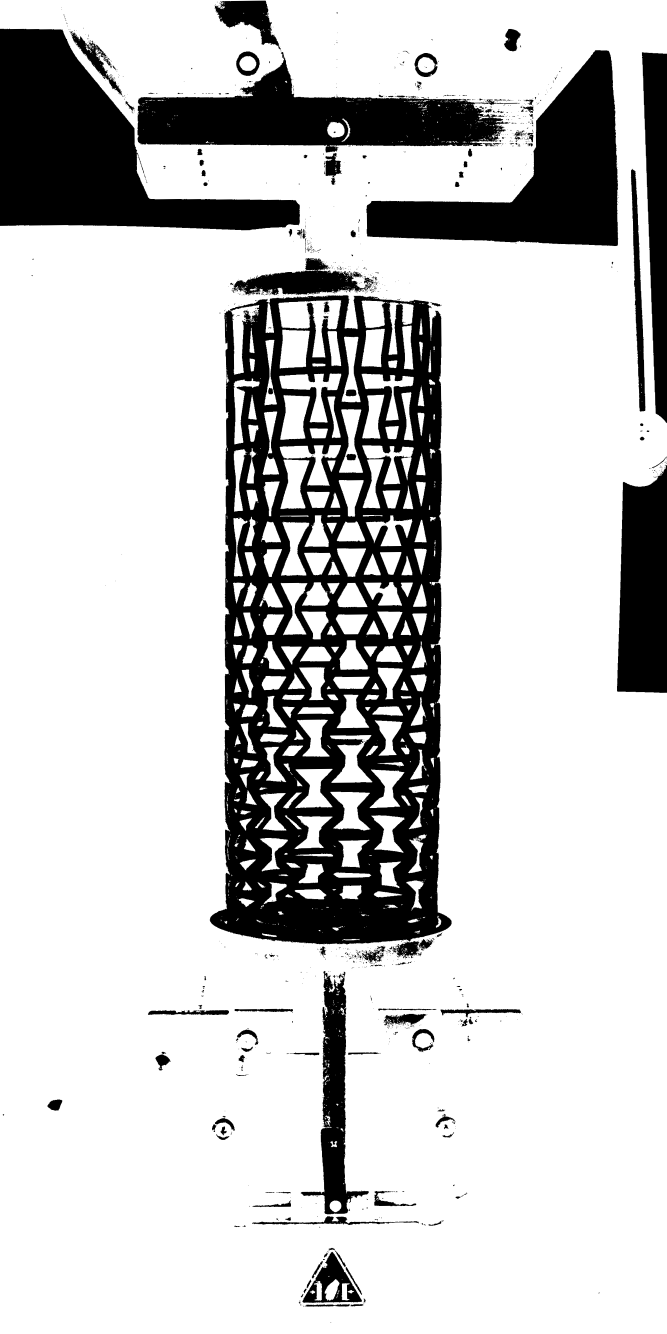
#> input picture 101D5600/NGR_0014 copy.jpg, 2000 x 4000 px (shown at 1/3 size); its folder holds only this picture in this run
$ python main.py
#> lines starting #> are read from the running program, lines starting #| are printed output that depends on the picture; after the words box and inside, x2 and y2 are one past the last pixel; in counts of white or black regions, pixels touching at a corner belong together
import os
import sys
import cv2 as cv
import numpy as np
import pandas as pd

# Folder setting initilizing
foldername = "101D5600/"
widths_list = []
list_dir = list(os.listdir(foldername))
total_image = len(list_dir)
list_dir.sort()

# Run code for every photo in folder
for image_index,image_name in enumerate(list_dir):
    image_num = image_name.split('_')[1][:4]
    input_filename = f"{foldername}/{image_name}"

    # Read image
    img = cv.imread(input_filename)
#> img is the input picture: shape (4000, 2000, 3); min 0, max 255, mean 201
    img = img[885:,:]
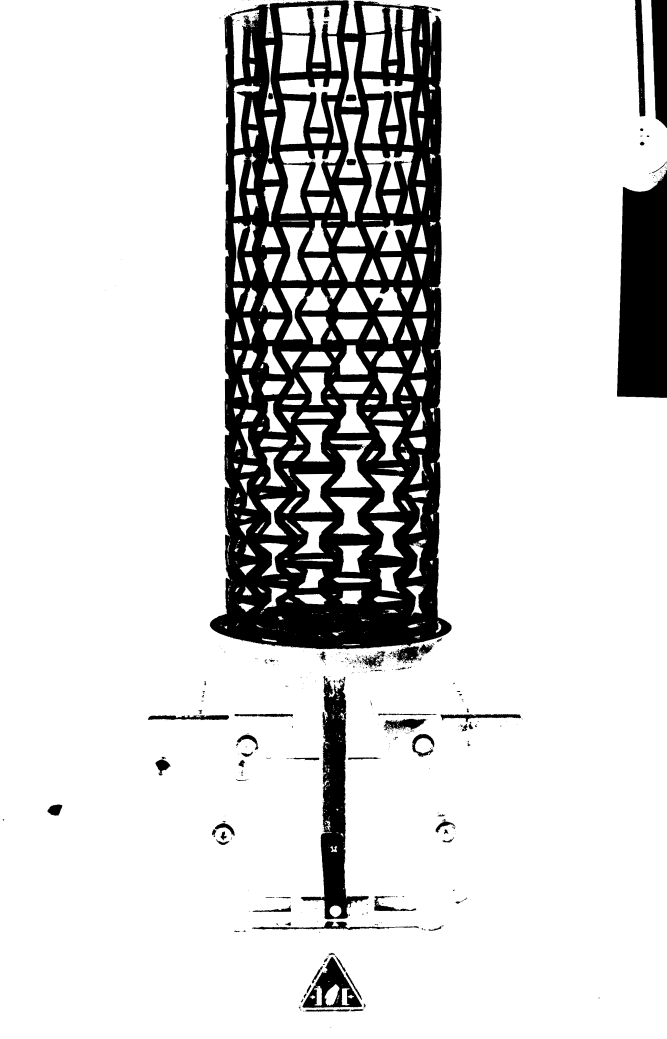
#> img: shape (3115, 2000, 3) (shown at 1/3 size); min 0, max 255, mean 214

    # Save the backup of image
    img_real = img.copy()
    img = cv.cvtColor(img, cv.COLOR_BGR2GRAY)
#> img: shape (3115, 2000)

    # Get height and width
    base_height,base_width = img.shape
#> base_height = 3115; base_width = 2000

    # Create new blank image
    blank_img = np.zeros((base_height,base_width),np.uint8)

    # Set threshold filter to detect object
    ret , thresh2 = cv.threshold(img,180,255,cv.THRESH_BINARY_INV)
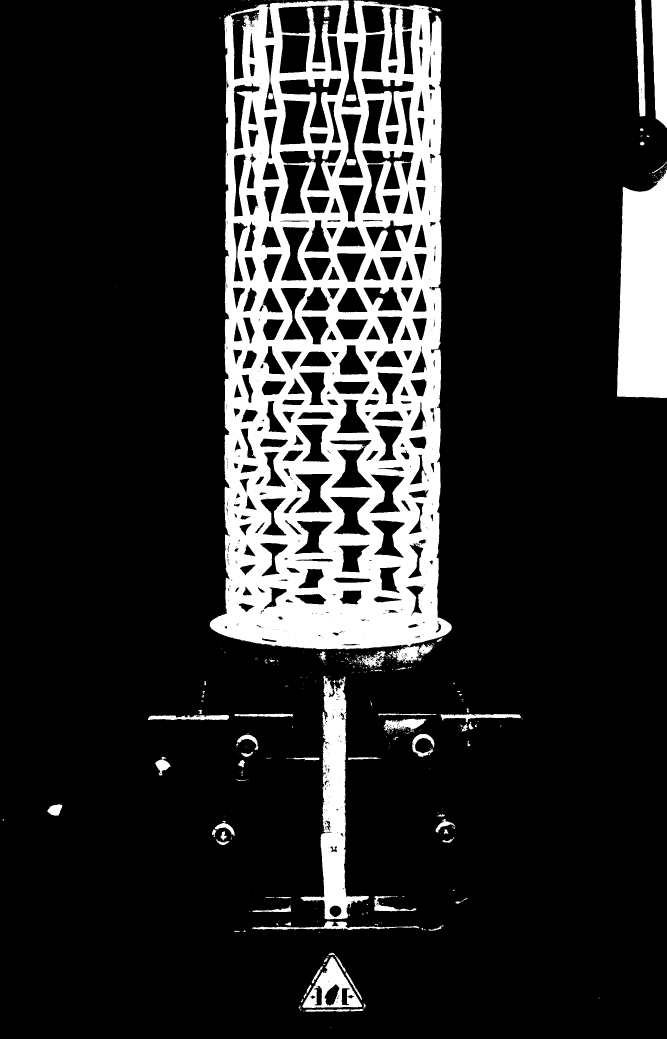
#> thresh2: shape (3115, 2000) (shown at 1/3 size); 16.3% white; 530 white regions (432 under 20 px), largest, box (x1, y1, x2, y2) and area: (629, 1, 1355, 1948) 813022, (1851, 509, 2000, 1194) 88079, (902, 2028, 1107, 2758) 46334

    # Set the morphologyEx.MORPH_OPEN filter for remove outter noises in image
    kernel = np.ones((15,15),np.uint8)
    opening = cv.morphologyEx(thresh2,cv.MORPH_OPEN,kernel)
#> opening: shape (3115, 2000); 15.1% white; 28 white regions, largest, box (x1, y1, x2, y2) and area: (632, 1, 1325, 1947) 777376, (1851, 524, 2000, 1194) 87858, (962, 2154, 1045, 2757) 34782

    # Set the dilate filter for filled object
    kernel = np.ones((23,23),np.uint8)
    dilated = cv.dilate(opening,kernel,iterations = 1)
#> dilated: shape (3115, 2000); 22.9% white; 12 white regions, largest, box (x1, y1, x2, y2) and area: (621, 0, 1364, 1982) 1200611, (1840, 513, 2000, 1205) 98943, (951, 2080, 1056, 2797) 61726

    # Set the morphologyEx.MORPH_CLOSE filter for remove inner noises
    kernel = np.ones((19,19),np.uint8)
    closing = cv.morphologyEx(dilated,cv.MORPH_CLOSE,kernel)
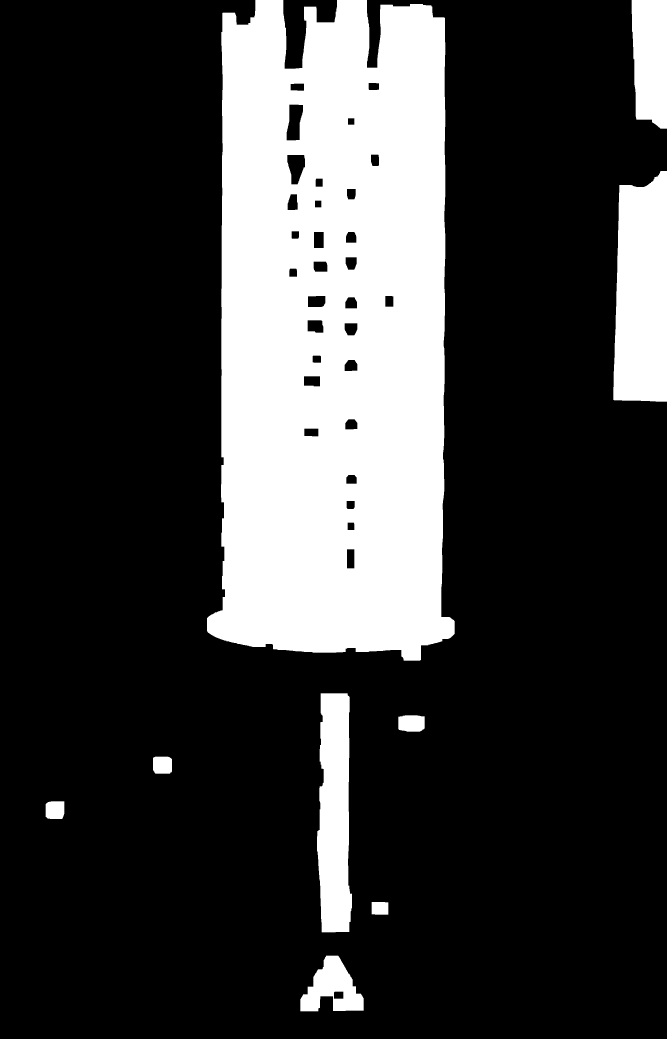
#> closing: shape (3115, 2000) (shown at 1/3 size); 23.5% white; 9 white regions

    # Get the objects coordinates
    contours , hierarchy = cv.findContours(closing,cv.RETR_TREE,cv.CHAIN_APPROX_NONE)
#> contours = 40 contours; largest, box (x1, y1, x2, y2) and area: (621, 0, 1364, 1982) 1267810, (1840, 513, 2000, 1205) 98136, (951, 2080, 1056, 2797) 61684, (1895, 0, 2000, 386) 35900, (901, 2867, 1091, 3034) 18584

    # Detect the main object (the bigger one)
    cnt = max(contours,key=cv.contourArea)
#> cnt = contour of 6347 points, box (x1, y1, x2, y2) (621, 0, 1364, 1982), area 1267810

    # Highlighting the main object
    cv.drawContours(blank_img,[cnt],0,255,2)
#> blank_img: shape (3115, 2000); 0.31% white; 1 white region, box (x1, y1, x2, y2) and area: (620, 0, 1365, 1983) 19465

    # Detect the vertical lines
    sobelx = cv.Sobel(blank_img,cv.CV_8U,1,0,ksize = 5)
#> sobelx: shape (3115, 2000); 0.28% white; 63 white regions (18 under 20 px), largest, box (x1, y1, x2, y2) and area: (1320, 52, 1335, 1855) 5736, (661, 35, 669, 1375) 4161, (846, 0, 858, 210) 717
    kernel = np.ones((5,5),np.uint8)
    lines = cv.dilate(sobelx,kernel,iterations = 3)
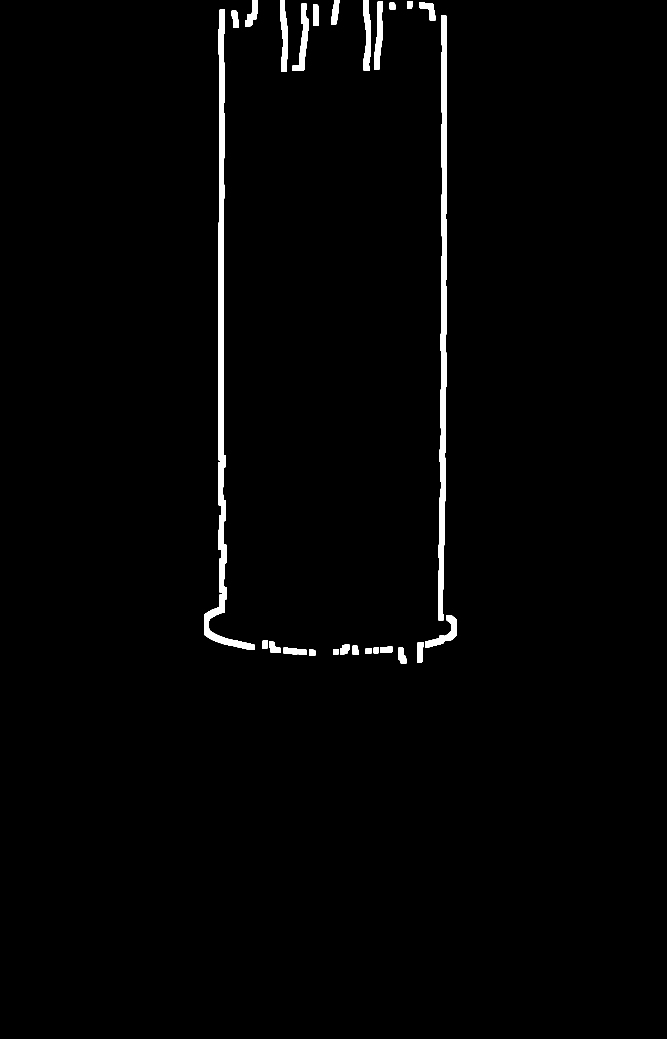
#> lines: shape (3115, 2000) (shown at 1/3 size); 1.5% white; 28 white regions

    # Get the vertical lines coordinates and sorted them
    contours ,hierarchy = cv.findContours(lines,cv.RETR_TREE,cv.CHAIN_APPROX_NONE)
#> contours = 28 contours; largest, box (x1, y1, x2, y2) and area: (612, 29, 764, 1950) 31045, (1314, 46, 1341, 1861) 26395, (878, 11, 925, 213) 3470, (840, 0, 864, 216) 3288, (1091, 0, 1113, 213) 3246
    cnt = sorted(contours,key=cv.contourArea,reverse=True)
#> cnt has the same summary as contours
    left , right = (cnt[0],cnt[1]) if cnt[0][0,0,0] < cnt[1][0,0,0] else (cnt[1],cnt[0])
#> left = contour of 4174 points, box (x1, y1, x2, y2) (612, 29, 764, 1950), area 31045; right = contour of 3656 points, box (x1, y1, x2, y2) (1314, 46, 1341, 1861), area 26395

    # Draw the real image in lower opacity in background
    blank_img = np.zeros((base_height,base_width,3),np.uint8)
    alpha = 0.6
    blank_img = np.uint8(blank_img*alpha + img_real*(1-alpha))
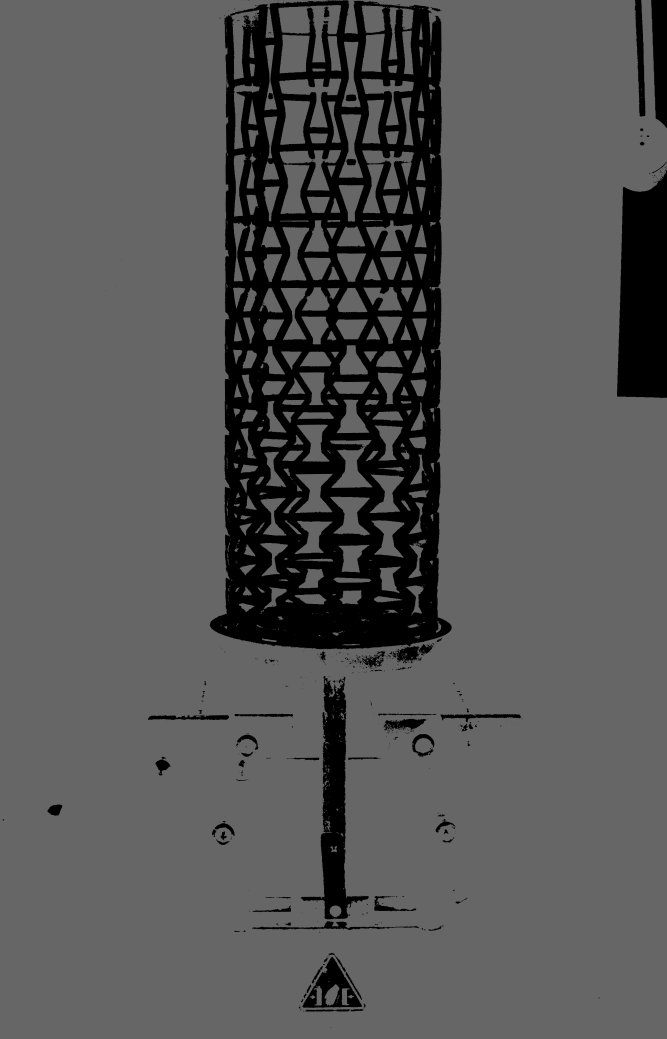
#> blank_img: shape (3115, 2000, 3) (shown at 1/3 size); min 0, max 102, mean 85.6

    # Draw the two side vertical edge lines
    cv.drawContours(blank_img,[left],0,(0,255,0),cv.FILLED)
    cv.drawContours(blank_img,[right],0,(0,255,0),cv.FILLED)

    # Calculate the two blue edge lines
    min_ly = min(left,key=lambda x: x[0,1])[0,1]
#> min_ly = 29
    max_ly = max(left,key=lambda x: x[0,1])[0,1]
#> max_ly = 1949
    min_ry = min(right,key=lambda x: x[0,1])[0,1]
#> min_ry = 46
    max_ry = max(right,key=lambda x: x[0,1])[0,1]
#> max_ry = 1860
    min_y = max(min_ly,min_ry)
#> min_y = 46
    max_y = min(max_ly,max_ry)
#> max_y = 1860
    l = []
    r = []
    for item in left:
        if min_y <= item[0,1] <= max_y:
            l.append(item)
#> this loop made 4174 passes
#> item on passes 1 to 3: [[659, 29]], [[658, 30]], [[658, 31]]
#> after the loop, l = 3753 items, first 6: [[658, 46]], [[658, 47]], [[658, 48]], [[658, 49]], [[658, 50]], [[658, 51]]
    for item in right:
        if min_y <= item[0,1] <= max_y:
            r.append(item)
#> this loop made 3656 passes
#> item on passes 1 to 3: [[1324, 46]], [[1324, 47]], [[1324, 48]]
#> after the loop, r = 3656 items, first 6: [[1324, 46]], [[1324, 47]], [[1324, 48]], [[1324, 49]], [[1324, 50]], [[1324, 51]]
    left = np.array(l)
#> left = contour of 3753 points, box (x1, y1, x2, y2) (612, 46, 681, 1861), area 27474
    right = np.array(r)
    # Free memory allocations
    l = None
    r = None

    # Draw the two blue edge lines
    cv.drawContours(blank_img,[left],0,(255,0,0),cv.FILLED)
    cv.drawContours(blank_img,[right],0,(255,0,0),cv.FILLED)

    # Calculate the distance between two blue edge lines
    points = []
    widths = []
    len_right = len(right)
#> len_right = 3656
    len_left = len(left)
#> len_left = 3753
    current_level = 0
    for point_left in range(len_left):
        x_left , y_left = left[point_left].ravel()
        for point_right in range(current_level,len_right):
            x_right , y_right = right[point_right].ravel()
            if y_left == y_right:   # or abs(y_right - y_left) < 3 :
                widths.append(abs(x_right - x_left))
                points.append( [(x_left,y_left),(x_right,y_right)] )
                current_level = point_right
                break
#> this loop made 3753 passes
#> after the loop, points = 3753 items; widths = 3753 values, max 703 at index 1880, min 648 at index 1769, mean 666.1

    # Free memory allocations
    left = None
    right = None

    # Draw the horizontal red lines and print the number of lines in image
    length = len(widths)
#> length = 3753
    steps = 50
    pixel = ((max_y - min_y) - ((max_y - min_y) % steps ) ) / steps
#> pixel = 36
    final_widths = [f'{image_name}']
    distance = None
    counter = 1
    for index,item in enumerate(points):
        if distance == None or abs(item[0][1] - distance) == pixel:
            cv.line(blank_img,item[0],item[1],(0,0,255),2)
            cv.putText(blank_img,f'{counter}',(500 , item[0][1]),cv.FONT_HERSHEY_SIMPLEX,0.5,(0,0,0),1,cv.LINE_AA)
            final_widths.append(widths[index])
            distance = item[0][1]
            if counter == steps:
                break
            counter += 1
#> this loop made 1808 passes
#> (item, distance) on passes 1, 37: ([(658, 46), (1324, 46)], 46), ([(658, 82), (1325, 82)], 82)
#> distance on passes 74, 110, 146, 182, 218, 254: 118, 154, 190, 226, 262, 298
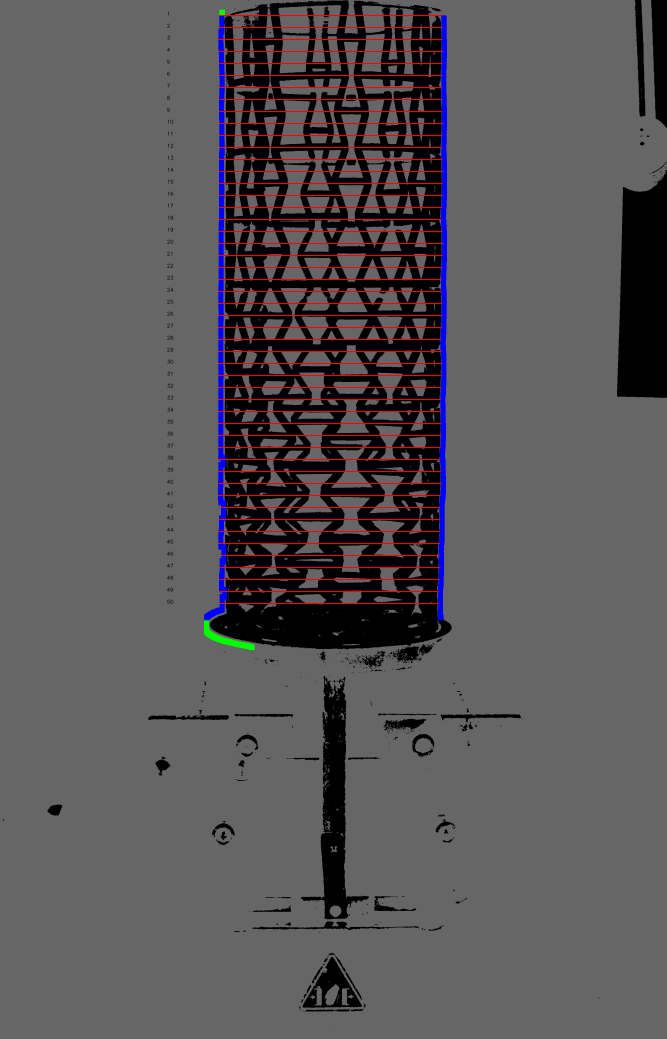
#> blank_img: shape (3115, 2000, 3) (shown at 1/3 size); mean B, G, R 86.2, 84.1, 88
#> after the loop, counter = 50; distance = 1810; final_widths = 51 items, first 6: 'NGR_0014 copy.jpg', 666, 667, 670, 670, 668

    # Free memory allocations
    widths_list.append(final_widths)
    widths = None
    points = None

    # Print the data of image
    cv.putText(blank_img,f'Time : N/A ns' ,(20 , 100),cv.FONT_HERSHEY_SIMPLEX,1,(255,255,255),1,cv.LINE_AA)
    cv.putText(blank_img,f'Name : {image_num}',(20 , 150),cv.FONT_HERSHEY_SIMPLEX,1,(255,255,255),1,cv.LINE_AA)
    cv.putText(blank_img,f'min VLine: {max_y - min_y} px',(20 , 200),cv.FONT_HERSHEY_SIMPLEX,1,(255,255,255),1,cv.LINE_AA)
    cv.putText(blank_img,f'Step : {steps}',(20 , 250),cv.FONT_HERSHEY_SIMPLEX,1,(255,255,255),1,cv.LINE_AA)
    cv.putText(blank_img,f'Gap : {pixel} px',(20 , 300),cv.FONT_HERSHEY_SIMPLEX,1,(255,255,255),1,cv.LINE_AA)

    # Save the result of image
    with open(f"exported_data/data-{image_num}.txt",'w') as file:
        file.write(str(final_widths))
        file.write(f'\nLength of Vertical Line : {max_y - min_y} px')
        file.write(f'\nGap : {pixel} px')

    final_widths = None

    # [10 lines of commented-out code are left out]
    cv.imwrite(f"exported_image/image-{image_num}.jpg",blank_img)
    #cv.waitKey(0)

    # Show the process of detector
    os.system('clear')
    percent = int(round(image_index / total_image,2) * 100) // 10
    print(f"Image Name : {image_name}\n")
    print(percent*'#',(10 - percent)*' ',f'\t %{percent}')

# Export the csv result data
df = pd.DataFrame(widths_list)
#> df = table of 1 rows and 51 columns
print("\n\n- Done !")
df.to_csv('The_Results.csv',index=False)
